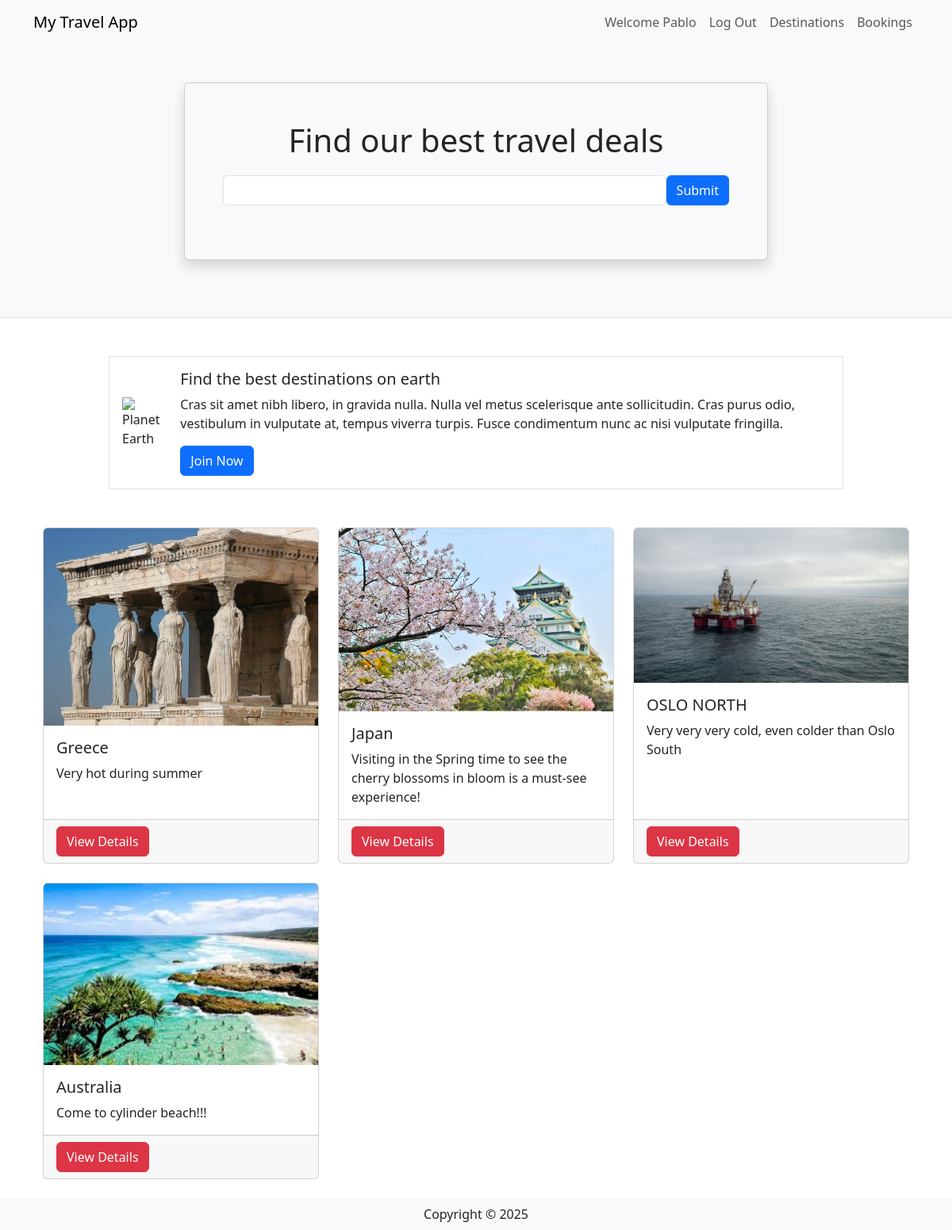
The page / (signed in) on the database its author committed.
### travel/models.py (models this page shows, shortened)
class User(db.Model, UserMixin):
    __tablename__ = 'users' # good practice to specify table name
    id = db.Column(db.Integer, primary_key=True)
    name = db.Column(db.String(100), index=True, unique=True, nullable=False)
    emailid = db.Column(db.String(100), index=True, nullable=False)
    password_hash = db.Column(db.String(255), nullable=False)
    comments = db.relationship('Comment', backref='user')

class Destination(db.Model):
    __tablename__ = 'destinations'
    id = db.Column(db.Integer, primary_key=True)
    name = db.Column(db.String(80))
    description = db.Column(db.String(200))
    image = db.Column(db.String(400))
    currency = db.Column(db.String(3))
    comments = db.relationship('Comment', backref='destination')

### travel/views.py (the view)
@mainbp.route('/')
def index():
    destinations = db.session.scalars(db.select(Destination)).all()
    return render_template('index.html', destinations=destinations)

### travel/templates/index.html
{% extends 'base.html' %}
{% block header %}
      <div class="container">
         <div class="row justify-content-center mt-5 pb-4">
            <div class="col-md-8">
               <div class="card shadow p-5 mb-5 bg-light">
                  <h1 class="text-center mb-3">Find our best travel deals</h1>
                  <form class="form-inline d-flex flex-nowrap" action="{{ url_for('main.search') }}" >
                     <input type="text" name="search" class="form-control flex-grow-1 my-1 mr-sm-2" id="SearchForm">
                     <button type="submit" class="flex-shrink-1 btn btn-primary my-1">Submit</button>
                   </form>
               </div>
            </div>
         </div>
      </div>
{% endblock %}
{% block content %}
      <div class="container">
         <div class="row mt-5 mb-5 justify-content-center">
            <div class="col-md-10">
               <div class="media border p-3 d-flex justify-content-start">
                  <img class="align-self-center me-3" style="max-width:120px"
                     src="https://upload.wikimedia.org/wikipedia/commons/thumb/2/22/Earth_Western_Hemisphere_transparent_background.png/600px-Earth_Western_Hemisphere_transparent_background.png"
                     alt="Planet Earth">
                  <div class="align-self-center media-body">
                     <h5 class="mt-0">Find the best destinations on earth</h5>
                     <p class="d-none d-sm-block">Cras sit amet nibh libero, in gravida nulla. Nulla vel metus
                        scelerisque ante sollicitudin. Cras purus odio, vestibulum in vulputate at, tempus viverra
                        turpis. Fusce condimentum nunc ac nisi vulputate fringilla.</p>
                     <a href="#" class="btn btn-primary">Join Now</a>
                  </div>
               </div>
            </div>
         </div>
         <div class="container">
            <div class="row">
               {% for destination in destinations %}
               <div class="col-md-4 mb-4">
                  <div class="card h-100">
                     <img class="card-img-top" src="{{ destination.image }}" alt="destination picture">
                     <div class="card-body">
                        <h5 class="card-title">{{ destination.name }}</h5>
                        <p class="card-text">{{ destination.description }}</p>
                     </div>
                     <div class="card-footer">
                        <a href="{{ url_for('destination.show', id=destination.id) }}" class="btn btn-danger">View Details</a>
                     </div>
                  </div>
               </div>
               {% endfor %}
            </div>
         </div>
      </div>
{% endblock %}

### travel/templates/base.html (shortened to what this page needs)
<html>
<head>
   <link href="https://cdn.jsdelivr.net/npm/bootstrap@5.3.2/dist/css/bootstrap.min.css" rel="stylesheet">
</head>
<body>
   <header class="bg-light border-bottom">
      <nav class="navbar navbar-expand-lg navbar-light bg-light">
         <div class="container">
            <a href="/" class="navbar-brand">My Travel App</a>
            <div class="collapse navbar-collapse justify-content-end" id="navbarSupportedContent">
               <div class="navbar-nav ml-auto">
                  {% if current_user.is_authenticated %}
                     <a class="nav-item nav-link disabled text-muted" href="#">Welcome {{current_user.name}}</a>
                     <a class="nav-item nav-link" href="{{ url_for('auth.logout') }}">Log Out</a>
                  {% else %}
                     <a class="nav-item nav-link" href="{{ url_for('auth.register') }}">Register</a>
                     <a class="nav-item nav-link" href="{{ url_for('auth.login') }}">Log In</a>
                  {% endif %}
                  <a class="nav-item nav-link" href="{{ url_for('destination.create') }}">Destinations</a>
                  <a class="nav-item nav-link" href="#">Bookings</a>
               </div>
            </div>
         </div>
      </nav>
      {% block header %}
      {% endblock %}
   </header>
   {% block content %}
   {% endblock %}
    <footer class="footer">
        <div class="text-center py-2 bg-light">
            <span class="text-dark">Copyright &copy; {{ year }}</span>
        </div>
    </footer>
   </body>
</html>

### rows shown on the page
User: name "Pablo"
Destination: image (picture), name "Greece", description "Very hot during summer"
Destination: image (picture), name "Japan", description "Visiting in the Spring time to see the cherry blossoms in bloom is a must-see experience!"
Destination: image (picture), name "OSLO NORTH", description "Very very very cold, even colder than Oslo South"
Destination: image (picture), name "Australia", description "Come to cylinder beach!!!"
